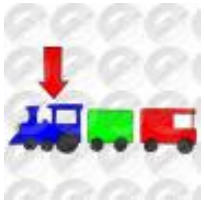
#> input picture opencv/cv_test.png, 204 x 202 px
$ python cv_one.py
#> lines starting #> are read from the running program, lines starting #| are printed output that depends on the picture
# -*- coding:utf-8 -*-
'''
Created on 2016��4��10��

@author: liping
'''
import numpy as np
import cv2

img = cv2.imread('cv_test.png',0)
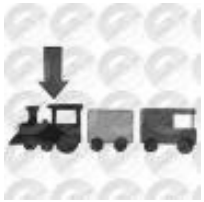
#> img: shape (202, 204); min 19, max 255, mean 214.2
cv2.imshow('image',img)
cv2.waitKey(0)
cv2.destroyAllWindows()
